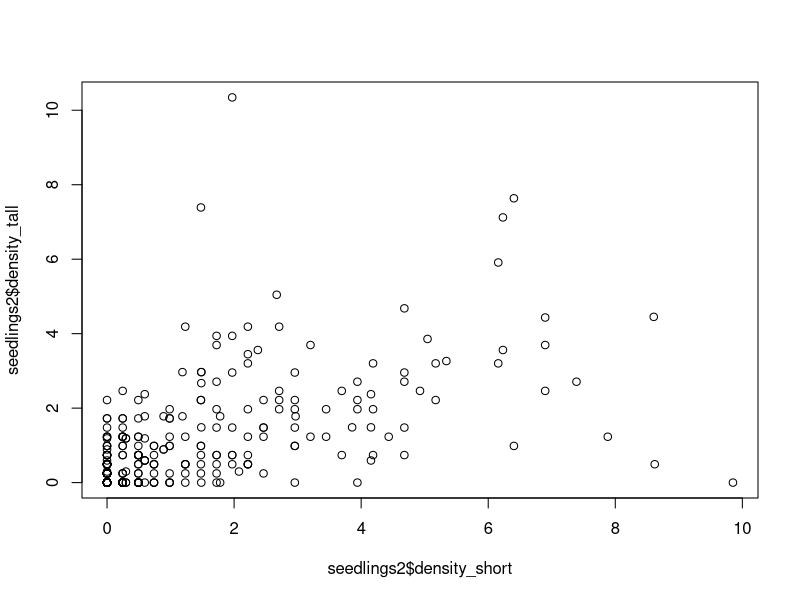
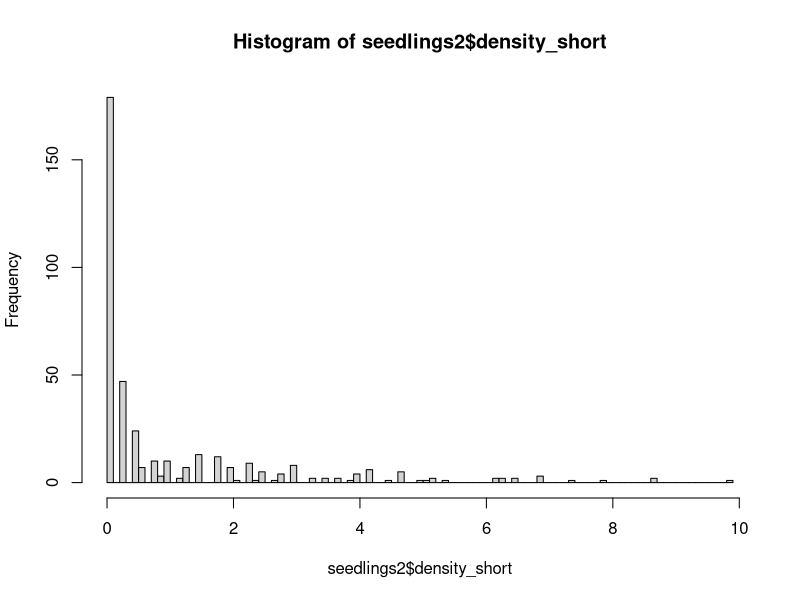
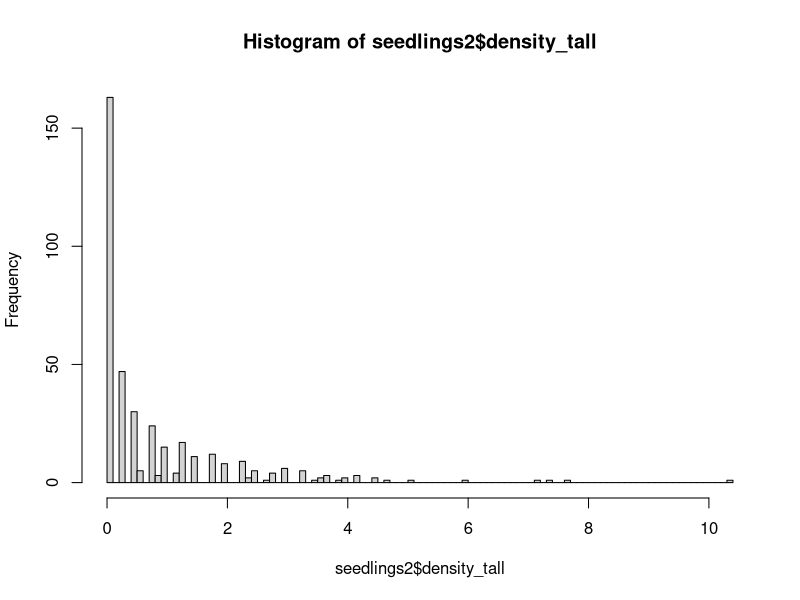
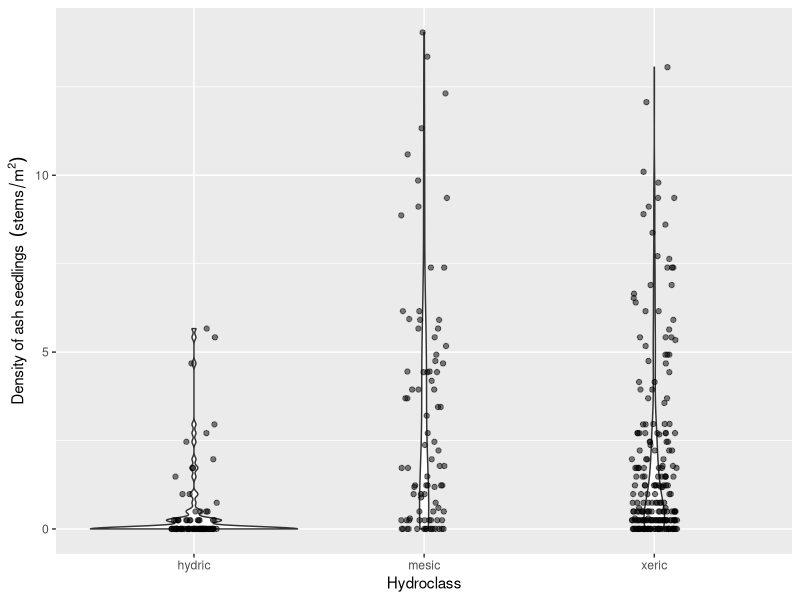
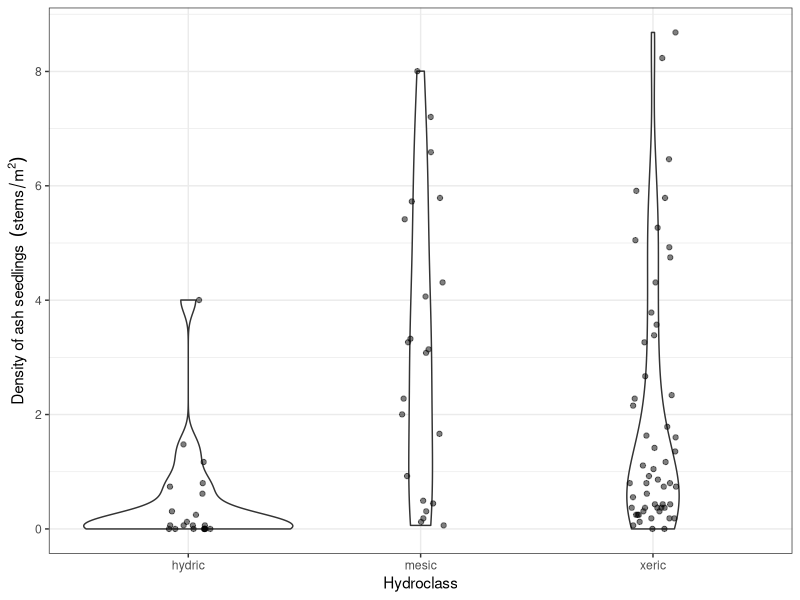
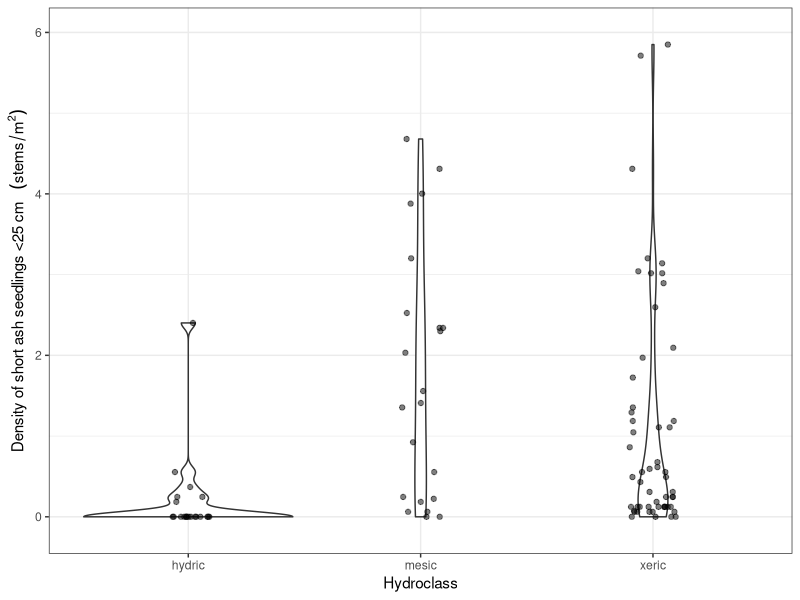
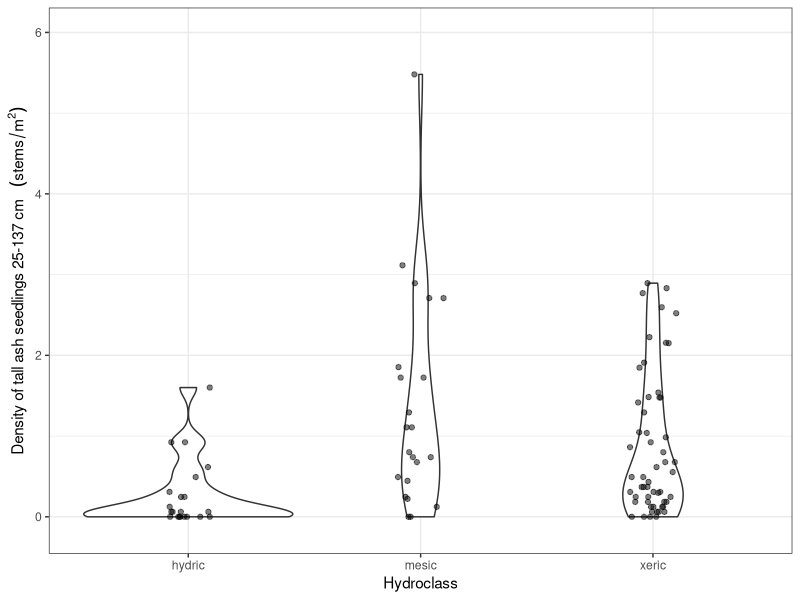
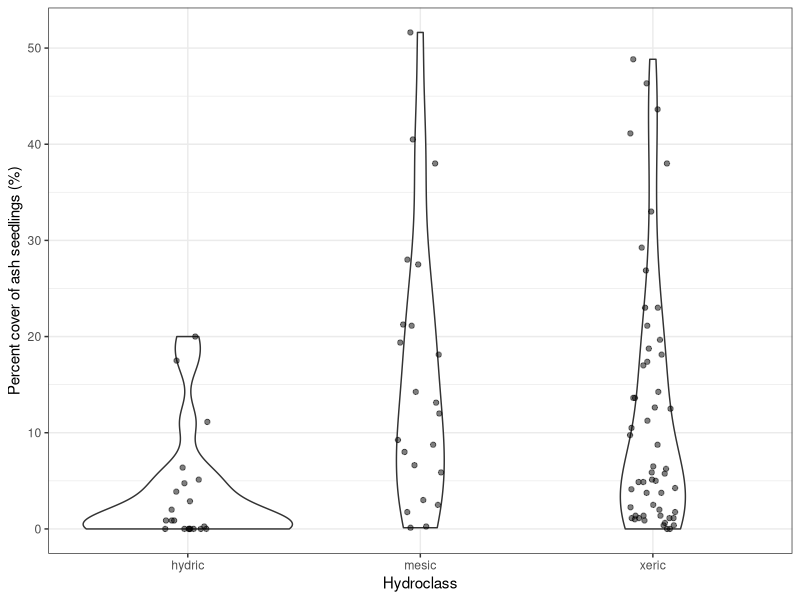

These figures' R source, in order:
# Aaron Tayal
# 8/26/2024
# The purpose is to report what the stem 
# density of ash seedlings, saplings, small trees, and trees is

library(ggplot2)
library(dplyr)

# Plot centers ---------------------------------------------------------------

plot_centers <- read.csv("Raw_data/EAB_Michigan_2024_plot_centers.csv")

# There are 111 plots (37 transects) that I plan to visit (and 2 extra rows due 
# to confusion about the true center for plot 75):
nrow(plot_centers)

# There are 98 plots that I have collected seedling data (not counting 75_north):
sum(plot_centers$seedlings_done_y_n == "y")

# Similarly, there are 98 plots that I have collected sapling data (not counting 
# 75_north):
sum(plot_centers$saplings_done_y_n == "y")

# There are 97 plots that I have collected tree data for (not counting 75_north).
# At plot 91 at Hudson Mills, we ran out of time to collect tree data due to a 
# thunderstorm
sum(plot_centers$trees_done_y_n == "y")

# There are 2 plots where we found and measured the center tree but did not 
# collect any seedling, sapling, or tree data due to high waters and a time 
# crunch. These were plots 23 and 66, both at Island Lake.
View(plot_centers[plot_centers$seedlings_done_y_n == "n",])

# This leaves 11 plots that we have neither found the center or recorded data
# for. Four at Hudson Mills, six at Indian Springs, and one at Island Lake. 
# Note: we technically found plot 61 at Island Lake, but I forgot to write
# the center tree DBH, and thus I'm considering it completely not-started.
View(plot_centers[plot_centers$seedlings_done_y_n == "",])

# Summary: 97 done + 3 partially done + 11 not-started = 111 plots

# Hydroclass -----------------------------------------------------------------

hydro <- read.csv("Raw_data/MI-plot-hydroclasses.csv")
# The column "mstrlvl" is either xeric, mesic, or hydric. All plots in one
# transect (3 plots) will have the same assignment of mstrlvl. I will also 
# call this the "hydroclass". The column "plotmstr" has a value from 1 to 5 
# (1 being driest and 5 being the most flooded). The "plotmstr" value can
# vary within a transect. I think it is based on the results of some kind of 
# soil moisture test.

# Note: "MI-plot-hydroclasses.csv" has hydroclass data for 129 plots, including
# some that I do not plan to visit because they are designated "non-ash" plots
# or they are at Brighton.

# Seedlings -------------------------------------------------------------------

seedlings <- read.csv("Raw_data/EAB_Michigan_2024_seedlings.csv")

# At one plot (75 at Indian Springs), we found two center trees marked 75.
# The true, original plot 75 is the one I want to use. I called this one 
# "75_south" in my datasheet this year. So I need to remove "75_north" rows and
# rename "75_south" rows as simply "75".
seedlings <- seedlings[seedlings$center_tree_number != "75_north",]
seedlings$center_tree_number[seedlings$center_tree_number == "75_south"] <- "75"

seedlings$center_tree_number <- as.integer(seedlings$center_tree_number)

# To combine the data on hydroclasses with the seedling data, I will
# use inner_join, which keeps only the rows which have center_tree_number
# matching between the two datasets:
seedlings2 <- inner_join(seedlings, hydro, by="center_tree_number")
# I notice that the number of rows of seedlings and seedlings2 are the same,
# indicating that the dataframe hydro contained all the center tree numbers
# that I have
nrow(seedlings) == nrow(seedlings2)

# We recorded data for each quadrant of each microplot, so I need to add up the
# four quadrants for short seedlings (those that are shorter than 25 cm):
seedlings2$number_short <- 
  seedlings2$northeast_number_established_short +
  seedlings2$southeast_number_established_short +
  seedlings2$southwest_number_established_short +
  seedlings2$northwest_number_established_short

# Same for tall seedlings:
seedlings2$number_tall <- 
  seedlings2$northeast_number_established_tall +
  seedlings2$southeast_number_established_tall +
  seedlings2$southwest_number_established_tall +
  seedlings2$northwest_number_established_tall

# Now make a column for the total number of seedlings (both short and tall):
seedlings2$number_seedlings <- seedlings2$number_short + seedlings2$number_tall

# Now I need to divide the raw counts by the area of the circular microplot to
# get the density. The density will be in units of stems per meter^2
seedlings2$density_short <-
  (seedlings2$number_short / seedlings2$area_of_microplot_m_squared)

seedlings2$density_tall <-
  (seedlings2$number_tall / seedlings2$area_of_microplot_m_squared)

seedlings2$density_seedlings <- 
  (seedlings2$number_seedlings / seedlings2$area_of_microplot_m_squared)

# For a common sense check, I'll plot the density of short seedlings against
# the density of tall seedlings.  I predict (prior to seeing it) that they 
# will be correlated.
plot(seedlings2$density_short,
     seedlings2$density_tall)

# I will plot histograms for short and tall seedlings. I want to know what is 
# the qualitative shape of the distribution:
hist(seedlings2$density_short, breaks=100)
hist(seedlings2$density_tall, breaks=100)

# Note: these density variables are pseudo-continuous, but really they are
# discrete, because the counts are discrete, and so there are only a limited
# number of values that the density can take.

# I want to make a violin plot that shows the distribution of seedling densities
# for each of the three hydroclasses (xeric, mesic, and hydric)
ggplot(data=seedlings2, aes(x=factor(mstrlvl), 
                            y=density_seedlings)) +
  geom_violin() +
  geom_jitter(height=0, width=0.1, alpha=0.5) +
  xlab("Hydroclass") +
  ylab(bquote("Density of ash seedlings " ~ (stems/m^2)))

# I want to take an average of the 4 microplots in order to report data at the 
# plot level. 

# IMPORTANT NOTE: sometimes, we forgot to write the percent cover
# for 1 out of 4 of the microplots. I have instructed the code to strip NA values
# before taking the mean.  I'm assuming it's okay because we still have three other
# values, but I need to check on this.

seedlings_by_plot <- seedlings2 %>% group_by(center_tree_number) %>% 
  summarize(mean_percent_cover = mean(percent_cover_0_0.5_1_3.5_8_15.5_25.5_etc, 
                                 na.rm=TRUE),
            mean_density_short = mean(density_short),
            mean_density_tall = mean(density_tall),
            mean_density_seedlings = mean(density_seedlings),
            mstrlvl = first(mstrlvl))

# Make a graph that shows the seedling densities by hydroclass, at the plot level
ggplot(data=seedlings_by_plot, aes(x=factor(mstrlvl), y=mean_density_seedlings)) +
  geom_violin() +
  geom_jitter(height=0, width=0.1, alpha=0.5) +
  xlab("Hydroclass") +
  ylab(bquote("Density of ash seedlings " ~ (stems/m^2))) +
  scale_y_continuous(breaks=seq(0,9,2)) +
  theme_bw()

# Make a similar graph for short seedlings (under 25 cm):
ggplot(data=seedlings_by_plot, aes(x=factor(mstrlvl), y=mean_density_short)) +
  geom_violin() +
  geom_jitter(height=0, width=0.1, alpha=0.5) +
  xlab("Hydroclass") +
  ylab(bquote("Density of short ash seedlings <25 cm  " ~ (stems/m^2))) +
  scale_y_continuous(breaks=seq(0,9,2)) +
  ylim(-0.15, 6) +
  theme_bw()

# Same for tall seedlings:
ggplot(data=seedlings_by_plot, aes(x=factor(mstrlvl), y=mean_density_tall)) +
  geom_violin() +
  geom_jitter(height=0, width=0.1, alpha=0.5) +
  xlab("Hydroclass") +
  ylab(bquote("Density of tall ash seedlings 25-137 cm  " ~ (stems/m^2))) +
  ylim(-0.15, 6) +
  theme_bw()

# And for percent cover:
ggplot(data=seedlings_by_plot, aes(x=factor(mstrlvl), y=mean_percent_cover)) +
  geom_violin() +
  geom_jitter(height=0, width=0.1, alpha=0.5) +
  xlab("Hydroclass") +
  ylab("Percent cover of ash seedlings (%)") +
  theme_bw()

# Saplings --------------------------------------------------------------------

saplings <- read.csv("Raw_data/EAB_Michigan_2024_saplings.csv")
# Remove 75_north and rename 75_south to 75 (see seedlings for details)
saplings <- saplings[saplings$center_tree_number != "75_north",]
saplings$center_tree_number[saplings$center_tree_number == "75_south"] <- "75"

saplings$center_tree_number <- as.integer(saplings$center_tree_number)

# Trying to add in the hydroclass to this dataframe:
saplings2 <- inner_join(saplings, hydro, by="center_tree_number")
nrow(saplings) == nrow(saplings2)

# Saplings were counted in each quadrant, so I want to sum up the quadrants
# to get a total number of saplings by plot
saplings_by_plot <- saplings2 %>% group_by(center_tree_number) %>% 
  summarize(number_saplings = sum(number_of_stems),
            mstrlvl = first(mstrlvl))

# To find the density of saplings, I need to divide the number of saplings 
# found in the subplot (8 meters in radius) by the area of that subplot. 
# The area of the subplot is 201.062 m^2. The unit will be stems per m^2.
saplings_by_plot$density_saplings <- saplings_by_plot$number_saplings / 201.062

# I would like to also change the units to stems per hectare:
saplings_by_plot$density_saplings_stems_per_ha <- 
  saplings_by_plot$density_saplings * 10000

# Now, make a violin plot that shows the number of saplings found at each plot, 
# as a function of hydroclass
ggplot(data=saplings_by_plot, aes(x=factor(mstrlvl), 
                                  y=density_saplings)) + 
  geom_violin() +
  geom_jitter(height=0, width=0.1, alpha=0.5) +
  xlab("Hydroclass") +
  ylab(bquote("Density of ash saplings " ~ (stems/m^2))) +
  theme_bw()

# Small trees and trees -------------------------------------------------------

trees <- read.csv("Raw_data/EAB_Michigan_2024_trees.csv")

# Remove 75_north and rename 75_south to 75 (see seedlings for details)
trees <- trees[trees$center_tree_number != "75_north",]
trees$center_tree_number[trees$center_tree_number == "75_south"] <- "75"

trees$center_tree_number <- as.integer(trees$center_tree_number)
trees$ash_species <- as.factor(trees$ash_species)

# Remove any rows where the species of tree is not ash (keep rows where ash_species is NA)
levels(trees$ash_species)
trees <- trees[( trees$ash_species != "hickory" | is.na(trees$ash_species) ), ]
trees <- trees[( trees$ash_species != "Zanthoxylum (prickly ash)" | is.na(trees$ash_species) ), ]
trees$ash_species <- droplevels(trees$ash_species)
levels(trees$ash_species)

# I want to make a column that simplifies ash_species so that there are only 
# three categories: black, green/white/pumpkin, and unknown
trees$ash_species_simple <- as.character(trees$ash_species)
trees$ash_species_simple[trees$ash_species_simple == "green"] <- "green_white_or_pumpkin"
trees$ash_species_simple[trees$ash_species_simple == "green or pumpkin"] <- "green_white_or_pumpkin"
trees$ash_species_simple[trees$ash_species_simple == "green or white"] <- "green_white_or_pumpkin"
trees$ash_species_simple[trees$ash_species_simple == "green white or pumpkin"] <- "green_white_or_pumpkin"
trees$ash_species_simple[trees$ash_species_simple == "black?"] <- "unknown"
trees$ash_species_simple[trees$ash_species_simple == "?"] <- "unknown"
trees$ash_species_simple[trees$ash_species_simple == "green?"] <- "unknown"
trees$ash_species_simple[trees$ash_species_simple == "white?"] <- "unknown"
trees$ash_species_simple <- as.factor(trees$ash_species_simple)
levels(trees$ash_species_simple)

# Which center_tree_number values are found in seedlings but not found in 
# trees?
a <- seedlings_by_plot$center_tree_number
b <- unique(trees$center_tree_number)
setdiff(a, b)
# Plot 91 at Hudson Mills is correct to be missing from trees

# I want to create a new dataframe of trees so that small trees (2.5-10 cm DBH)
# are counted only if they occur within the 8 meter radius subplot. Furthermore,
# trees (10 cm DBH and up) are counted only if they occur within the 18 meter
# radius main plot
trees$distance_to_center_meters_simple <- trees$distance_to_center_meters
trees$distance_to_center_meters_simple[trees$distance_to_center_meters_simple == "less than 8"] <- "4"
trees$distance_to_center_meters_simple[trees$distance_to_center_meters_simple == "between 8 and 18"] <- "13"
trees$distance_to_center_meters_simple[trees$distance_to_center_meters_simple == "greater than 18"] <- "25"
trees$distance_to_center_meters_simple[trees$distance_to_center_meters_simple == "approx 100 m"] <- "100"
#trees$distance_to_center_meters_test <- as.numeric(as.character(trees$distance_to_center_meters))






